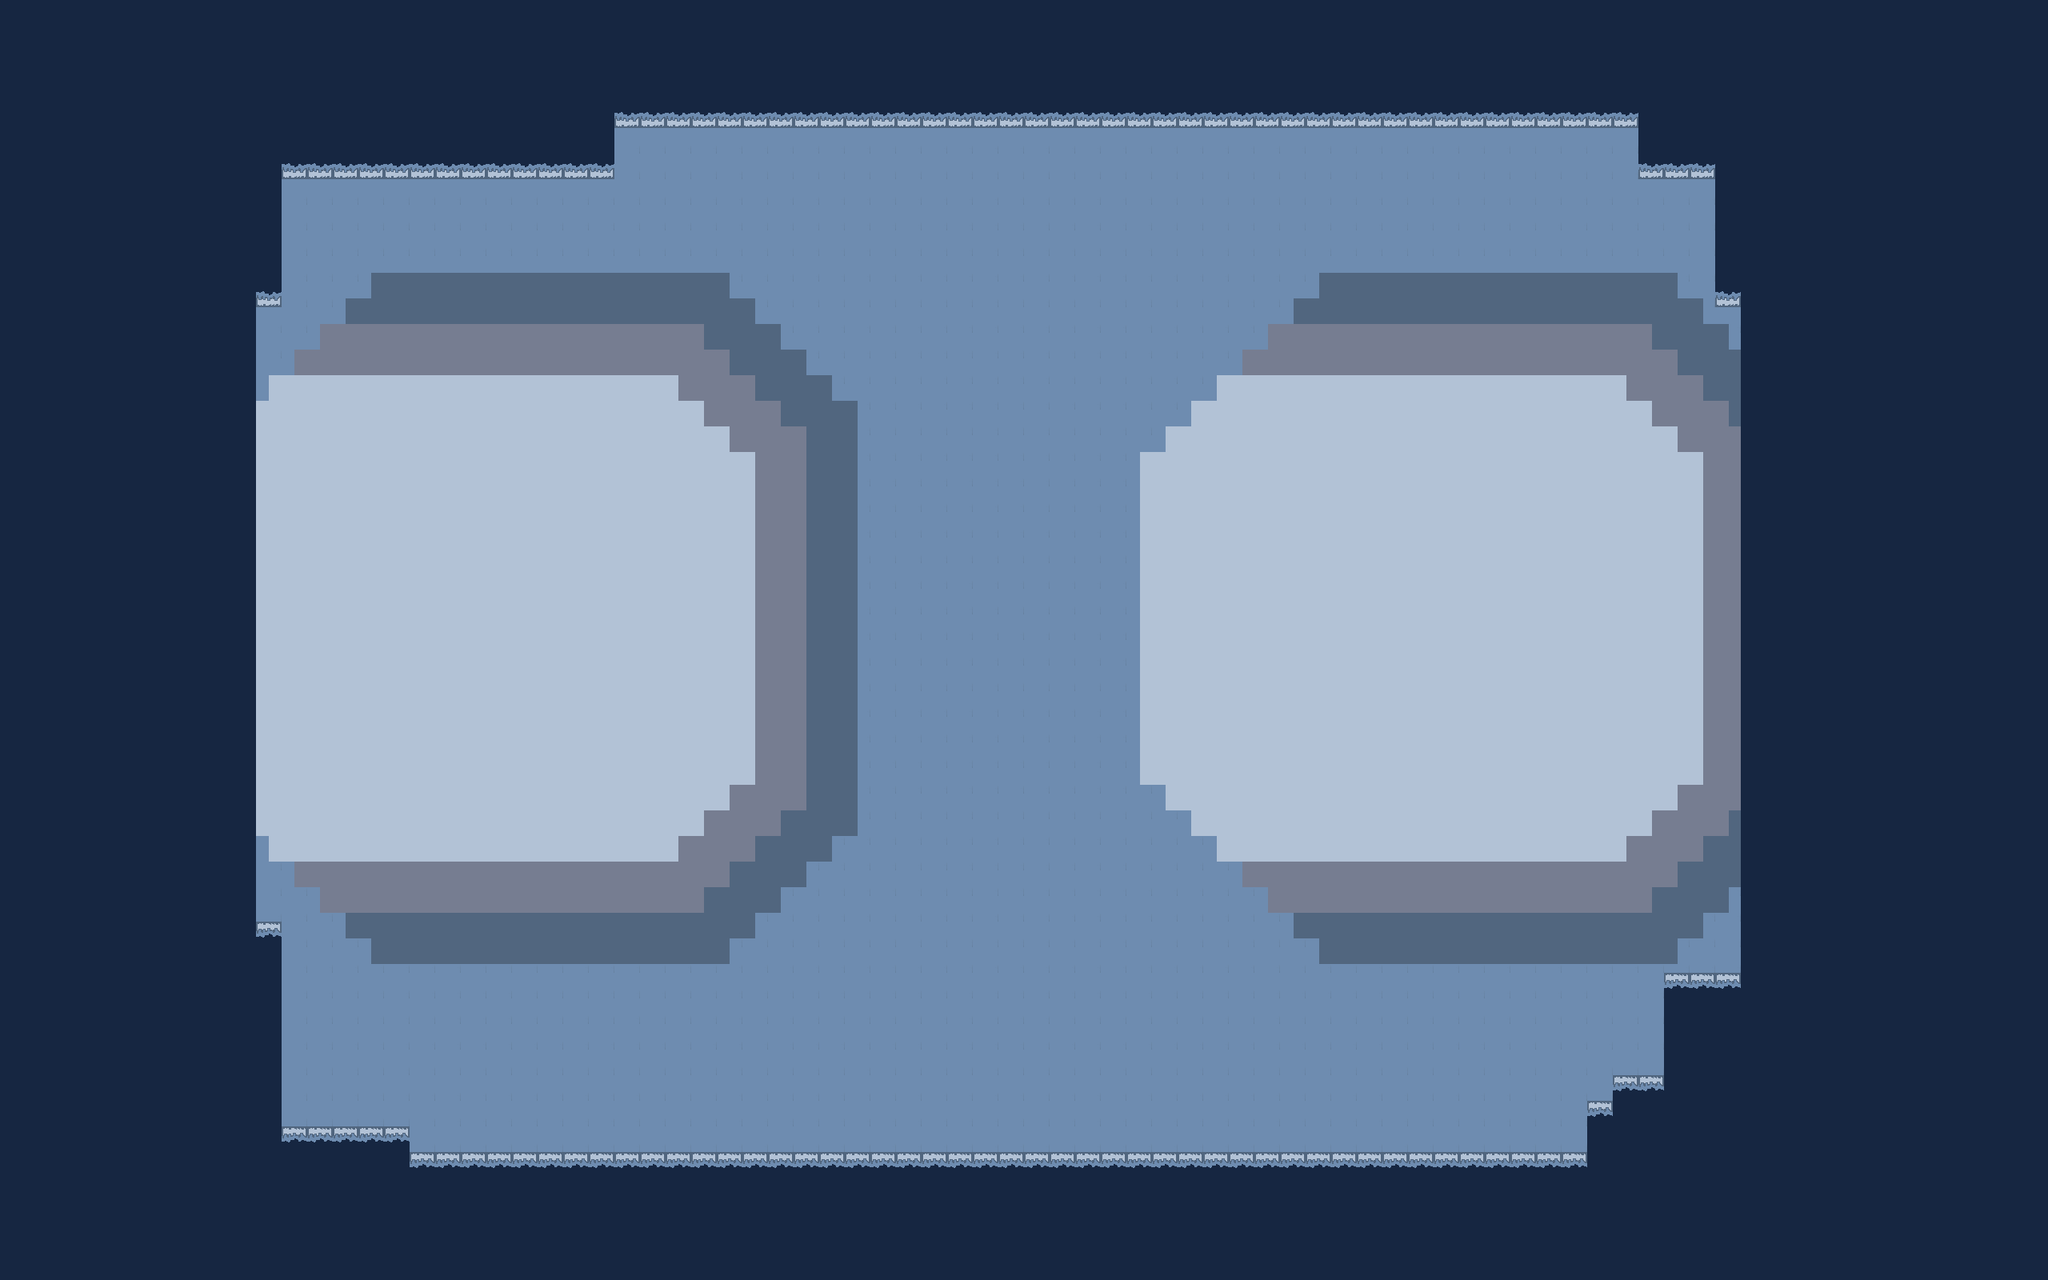

Below is a game level as drawn by its tile map, then a one-line description and the .tmx that defines it (tile-layer data replaced by summaries):
An orthogonal 80x50 tile map with 32x32 px tiles, 4 tile layers (Blue, Copy of Circle, Circle, Collision).

<map version="1.2" tiledversion="1.2.4" orientation="orthogonal" renderorder="right-down" width="80" height="50" tilewidth="32" tileheight="32" infinite="0" nextlayerid="9" nextobjectid="1">
 <tileset firstgid="1" name="endtiles" tilewidth="32" tileheight="32" tilecount="64" columns="8">
  <image source="../tilesets/endtiles.png" width="256" height="256" />
 </tileset>
 <group id="8" name="Background">
  <layer id="3" name="Blue" width="80" height="50">
   <data>[4000 cells, 4000 non-empty, 1 distinct tile ids]</data>
  </layer>
  <layer id="4" name="Copy of Circle" width="80" height="50" offsetx="1201.82" offsety="53.8748">
   <data>[4000 cells, 616 non-empty, 3 distinct tile ids]</data>
  </layer>
  <layer id="1" name="Circle" width="80" height="50" offsetx="16.5769" offsety="53.8748">
   <data>[4000 cells, 616 non-empty, 3 distinct tile ids]</data>
  </layer>
 </group>
 <layer id="2" name="Collision" width="80" height="50">
  <data>[4000 cells, 1769 non-empty, 2 distinct tile ids]</data>
 </layer>
</map>